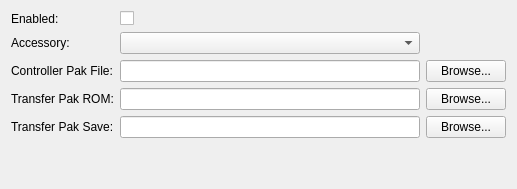
         <widget class="QWidget" name="ctrl2Widget">
          <attribute name="title">
           <string>Controller #2</string>
          </attribute>
          <layout class="QGridLayout" name="gridLayout_20">
           <item row="0" column="0">
            <layout class="QGridLayout" name="ctrl2Layout" columnstretch="0,0,0" columnminimumwidth="0,300,0">
             <item row="4" column="0">
              <widget class="QLabel" name="ctrl2TPakSaveLabel">
               <property name="text">
                <string>Transfer Pak Save:</string>
               </property>
              </widget>
             </item>
             <item row="3" column="0">
              <widget class="QLabel" name="ctrl2TPakROMLabel">
               <property name="text">
                <string>Transfer Pak ROM:</string>
               </property>
              </widget>
             </item>
             <item row="1" column="1">
              <widget class="QComboBox" name="ctrl2Accessory"/>
             </item>
             <item row="2" column="0">
              <widget class="QLabel" name="ctrl2MemPakLabel">
               <property name="text">
                <string>Controller Pak File:</string>
               </property>
              </widget>
             </item>
             <item row="1" column="0">
              <widget class="QLabel" name="ctrl2AccessoryLabel">
               <property name="text">
                <string>Accessory:</string>
               </property>
              </widget>
             </item>
             <item row="2" column="1">
              <widget class="QLineEdit" name="ctrl2MemPak"/>
             </item>
             <item row="0" column="1">
              <widget class="QCheckBox" name="ctrl2Enabled">
               <property name="text">
                <string/>
               </property>
              </widget>
             </item>
             <item row="3" column="1">
              <widget class="QLineEdit" name="ctrl2TPakROM"/>
             </item>
             <item row="4" column="1">
              <widget class="QLineEdit" name="ctrl2TPakSave"/>
             </item>
             <item row="0" column="0">
              <widget class="QLabel" name="ctrl2EnabledLabel">
               <property name="text">
                <string>Enabled:</string>
               </property>
              </widget>
             </item>
             <item row="2" column="2">
              <widget class="QPushButton" name="ctrl2MemPakButton">
               <property name="text">
                <string>Browse...</string>
               </property>
              </widget>
             </item>
             <item row="3" column="2">
              <widget class="QPushButton" name="ctrl2TPakROMButton">
               <property name="text">
                <string>Browse...</string>
               </property>
              </widget>
             </item>
             <item row="4" column="2">
              <widget class="QPushButton" name="ctrl2TPakSaveButton">
               <property name="text">
                <string>Browse...</string>
               </property>
              </widget>
             </item>
            </layout>
           </item>
           <item row="1" column="0">
            <spacer name="ctrl2VSpacer">
             <property name="orientation">
              <enum>Qt::Vertical</enum>
             </property>
             <property name="sizeHint" stdset="0">
              <size>
               <width>20</width>
               <height>40</height>
              </size>
             </property>
            </spacer>
           </item>
          </layout>
         </widget>
